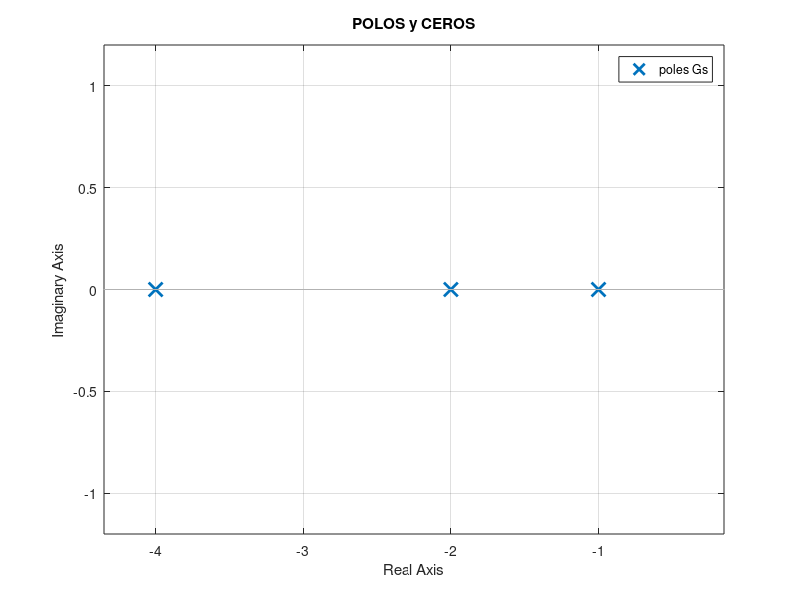
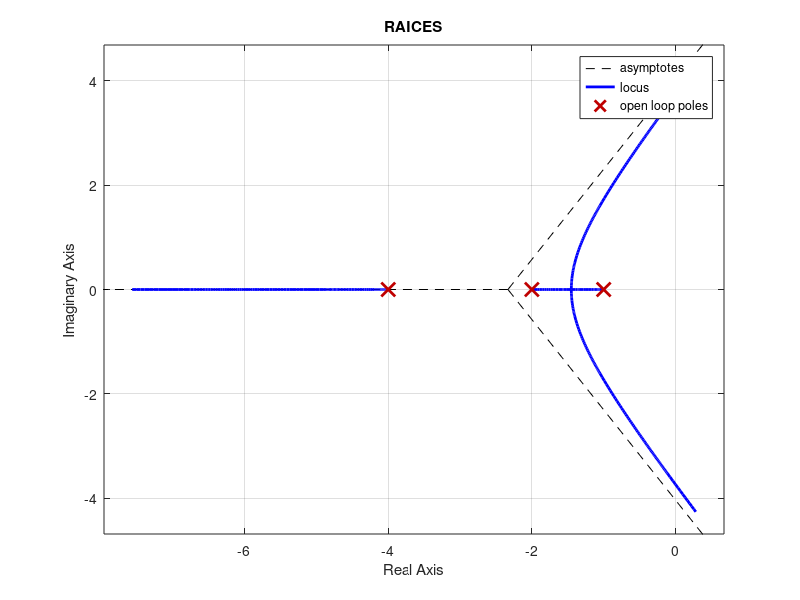
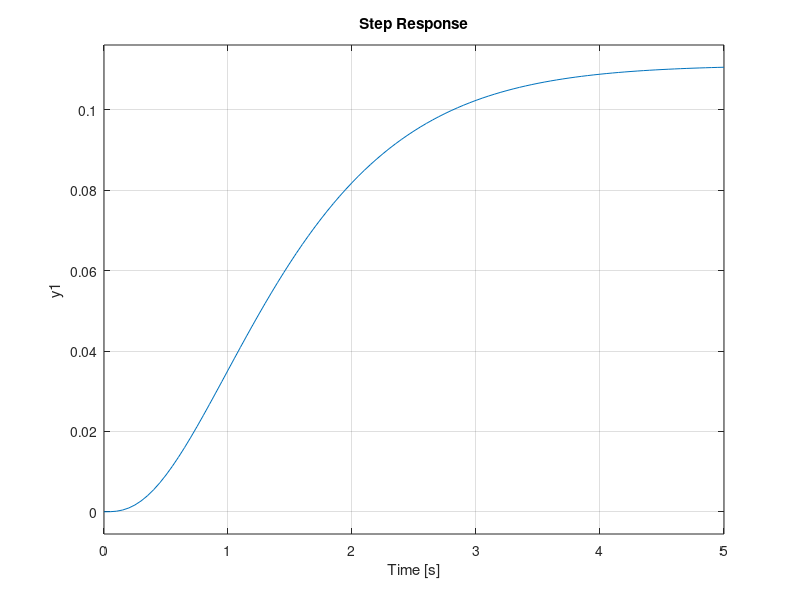
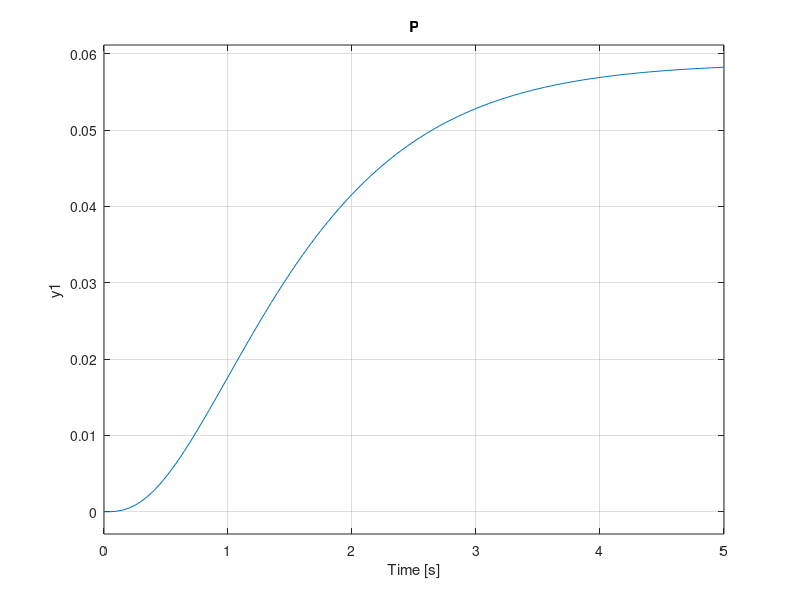

Recreate these plots in MATLAB, in order.
pkg load control
s=tf('s')
Gs=(1)/(s^3+7*s^2+14*s+8) %--Funcion--%
pzmap(Gs)
title("POLOS y CEROS")
figure
rlocus(Gs)
title("RAICES")
K=1  %--PROBAR GANANCIA--%
fun1=series(Gs,K)
ft=feedback(fun1,1)
figure
step(ft)
p=0.5*K
t=(1/1.2)*4.4
fun2=series(Gs,p)
ft1=feedback(fun2,1)
figure
step(ft1)
title("P")
PI=((0.45*(K))*(1+(1/(t*(s)))))
fun3=series(Gs,PI)
ft2=feedback(fun3,1)
figure
step(ft2)
title("PI")
kp=0.6*K
ti=0.5*4.4
td=0.125*4.4
PID=kp*(1)+(1/(ti)*(s)+(td)*(s))
fun4=series(Gs,PID)
ft3=feedback(fun4,1)
figure
step(ft3)
title("PID")

